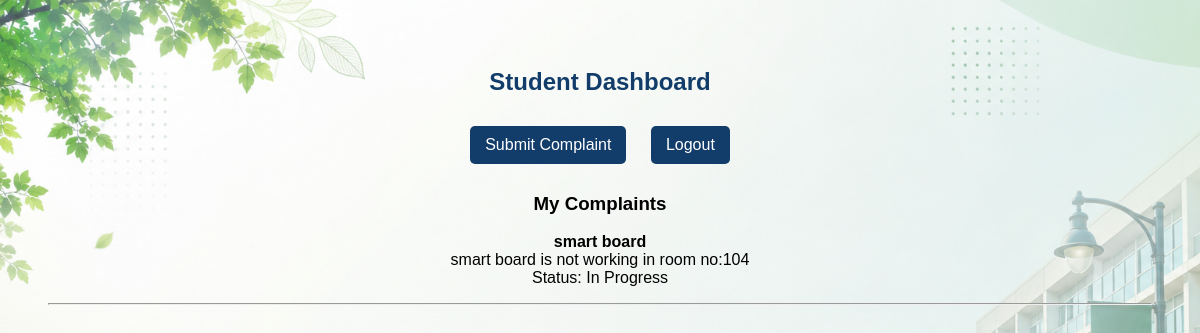
Screenshot of /student (signed in) with the database file from the repository.
### tables this page shows
CREATE TABLE complaints(
        id INTEGER PRIMARY KEY AUTOINCREMENT,
        email TEXT,
        title TEXT,
        description TEXT,
        status TEXT
    );

### app.py (the view)
@app.route("/student")
def student():
    if "email" not in session:
        return redirect("/login")
    con = db()
    complaints = con.execute(
        "SELECT * FROM complaints WHERE email=?",
        (session["email"],)
    ).fetchall()
    con.close()
    return render_template("student.html", complaints=complaints)

### app.py (called while the page is built)
def db():
    return sqlite3.connect("campuscare.db")

### templates/student.html (shortened to what this page needs)
<!DOCTYPE html>
<html>
<head>
</head>
<body>
    <link rel="stylesheet" href="/static/style.css">
<h2>Student Dashboard</h2>
<a href="/complaint">Submit Complaint</a>
<a href="/logout">Logout</a>
<h3>My Complaints</h3>
{% for complaint in complaints %}
<p>
    <b>{{ complaint[2] }}</b><br>
    {{ complaint[3] }}<br>
    Status: {{ complaint[4] }}
</p>
<hr>
{% endfor %}
</body>
</html>

### static/style.css (style rules this page uses)
body { font-family: Arial; background: #f2f6ff; text-align: center; padding: 40px; background-image: url(/static/file_00000000cb94820bbb4a2373f7b8ee08.png); background-size: cover; }
h2 { color: #123c69; }
a { display: inline-block; margin: 10px; padding: 10px 15px; background: #123c69; color: white; text-decoration: none; border-radius: 5px; }

### rows the page displays
complaints: title "smart board", description "smart board is not working in room no:104", status "In Progress"
